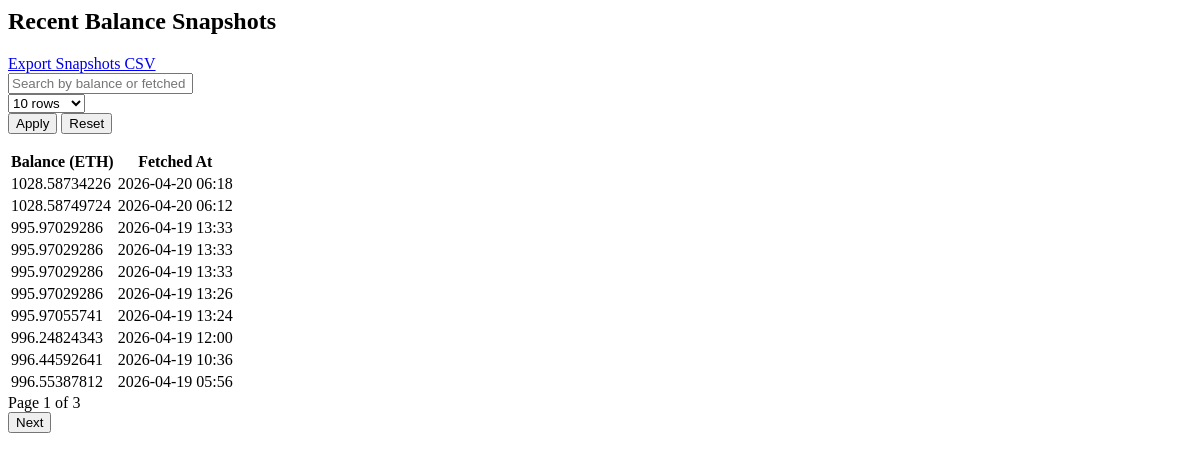
Page /wallets/1/snapshots/ on the earlier database version.
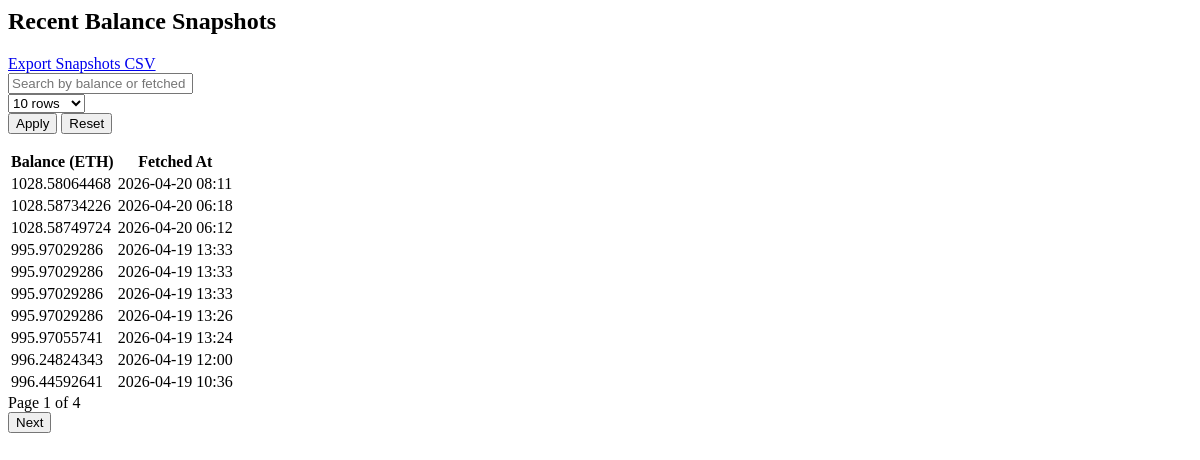
Same page on the later database version.
### wallets/models.py (models this page shows, shortened)
class BalanceSnapshot(models.Model):
    wallet = models.ForeignKey(
        Wallet,
        on_delete=models.CASCADE,
        related_name="balance_snapshots"
    )
    balance_wei = models.CharField(max_length=100)
    balance_eth = models.DecimalField(max_digits=30, decimal_places=18)
    fetched_at = models.DateTimeField()

### wallets/views.py (the view)
# urls.py: path("wallets/<int:wallet_id>/snapshots/", wallet_snapshots_partial, name="wallet_snapshots_partial"),
def wallet_snapshots_partial(request, wallet_id):
    wallet = get_object_or_404(Wallet, id=wallet_id)
    _, snapshots_page, snapshot_per_page = get_wallet_snapshots_page(wallet, request)
    context = {
        "wallet": wallet,
        "recent_snapshots": snapshots_page,
        "snapshot_per_page": snapshot_per_page,
        "snapshot_q": request.GET.get("snapshot_q", "").strip(),
    }
    return render(request, "wallets/partials/wallet_snapshots_table.html", context)

### wallets/templatetags/wallet_extras.py (called while the page is built)
@register.filter
def format_crypto(value, decimals=4):
    if value is None:
        return "-"
    try:
        number = Decimal(value)
    except (InvalidOperation, TypeError, ValueError):
        return value
    if number == 0:
        return "0"
    decimals = int(decimals)
    formatted = f"{number:.{decimals}f}"
    if "." in formatted:
        formatted = formatted.rstrip("0").rstrip(".")
    return formatted

### wallets/views.py (called while the page is built)
def get_per_page(request, key, default=10):
    raw = request.GET.get(key, str(default))
    return int(raw) if raw in ALLOWED_PAGE_SIZES else default

def get_wallet_snapshots_queryset(wallet, request):
    snapshot_q = request.GET.get("snapshot_q", "").strip()
    snapshots = wallet.balance_snapshots.order_by("-fetched_at")
    if snapshot_q:
        snapshots = snapshots.filter(
            Q(balance_wei__icontains=snapshot_q)
            | Q(balance_eth__icontains=snapshot_q)
            | Q(fetched_at__icontains=snapshot_q)
        )
    return snapshots

### wallets/templates/wallets/partials/wallet_snapshots_table.html (shortened to what this page needs)
{% load wallet_extras %}
<div class="d-flex justify-content-between align-items-center mb-3">
    <h2 class="section-title mb-0">Recent Balance Snapshots</h2>
    <a href="{% url 'export_wallet_snapshots_csv' wallet.id %}" class="btn btn-sm btn-outline-primary">
        Export Snapshots CSV
    </a>
</div>
<form id="wallet-snapshots-form" class="row g-2 filter-grid mb-3">
    <div class="col-12 col-md-7">
        <input type="text" class="form-control" name="snapshot_q" value="{{ snapshot_q }}" placeholder="Search by balance or fetched date">
    </div>
    <div class="col-6 col-md-2">
        <select class="form-select" name="snapshot_per_page">
            <option value="10" {% if snapshot_per_page == 10 %}selected{% endif %}>10 rows</option>
        </select>
    </div>
    <div class="col-6 col-md-3 d-grid d-md-flex gap-2">
        <button type="submit" class="btn btn-dark flex-fill">Apply</button>
        <button type="button" id="snapshots-reset-btn" class="btn btn-outline-secondary flex-fill">Reset</button>
    </div>
</form>
<div class="table-wrap">
    <table class="table table-hover table-sm align-middle mb-0">
        <thead class="table-light">
            <tr>
                <th>Balance (ETH)</th>
                <th>Fetched At</th>
            </tr>
        </thead>
        <tbody>
            {% for snapshot in recent_snapshots %}
            <tr>
                <td>{{ snapshot.balance_eth|format_crypto:8 }}</td>
                <td class="nowrap">{{ snapshot.fetched_at|date:"Y-m-d H:i" }}</td>
            </tr>
            {% empty %}
            <tr>
                <td colspan="2" class="text-center text-muted py-4">No balance snapshots found.</td>
            </tr>
            {% endfor %}
        </tbody>
    </table>
</div>
{% if recent_snapshots.paginator.num_pages > 1 %}
<div class="d-flex justify-content-between align-items-center mt-3 pt-3 border-top">
    <div class="text-muted">
        Page {{ recent_snapshots.number }} of {{ recent_snapshots.paginator.num_pages }}
    </div>
    <div class="d-flex gap-2">
        {% if recent_snapshots.has_next %}
            <button type="button" class="btn btn-sm btn-outline-secondary snapshot-page-btn" data-page="{{ recent_snapshots.next_page_number }}">
                Next
            </button>
        {% endif %}
    </div>
</div>
{% endif %}

Differences in the rows shown:
no longer on this page (row unchanged): BalanceSnapshot: balance_eth "996.55387812", fetched_at "2026-04-19 05:56"
added BalanceSnapshot: balance_eth "1028.58064468", fetched_at "2026-04-20 08:11"
Other differences:
{{ recent_snapshots.paginator.num_pages }}: "3" → "4"
